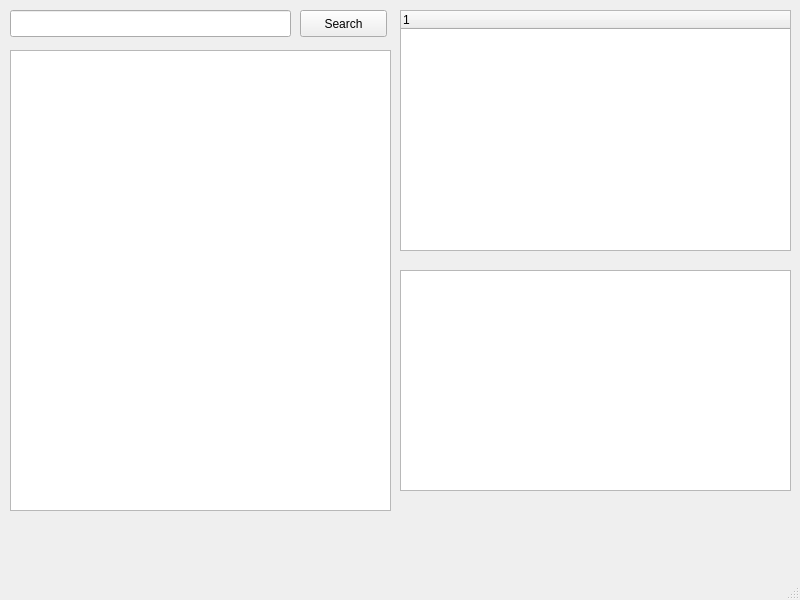
<?xml version="1.0" encoding="UTF-8"?>
<ui version="4.0">
 <class>QobuzW</class>
 <widget class="QMainWindow" name="QobuzW">
  <property name="geometry">
   <rect>
    <x>0</x>
    <y>0</y>
    <width>800</width>
    <height>600</height>
   </rect>
  </property>
  <property name="windowTitle">
   <string>QobuzW</string>
  </property>
  <widget class="QWidget" name="centralwidget">
   <widget class="QLineEdit" name="leSearch">
    <property name="geometry">
     <rect>
      <x>10</x>
      <y>10</y>
      <width>281</width>
      <height>27</height>
     </rect>
    </property>
   </widget>
   <widget class="QPushButton" name="pbSearch">
    <property name="geometry">
     <rect>
      <x>300</x>
      <y>10</y>
      <width>87</width>
      <height>27</height>
     </rect>
    </property>
    <property name="text">
     <string>Search</string>
    </property>
   </widget>
   <widget class="QGraphicsView" name="gview">
    <property name="geometry">
     <rect>
      <x>10</x>
      <y>50</y>
      <width>381</width>
      <height>461</height>
     </rect>
    </property>
   </widget>
   <widget class="QTreeWidget" name="tw">
    <property name="geometry">
     <rect>
      <x>400</x>
      <y>10</y>
      <width>391</width>
      <height>241</height>
     </rect>
    </property>
    <column>
     <property name="text">
      <string notr="true">1</string>
     </property>
    </column>
   </widget>
   <widget class="QTextEdit" name="te">
    <property name="geometry">
     <rect>
      <x>400</x>
      <y>270</y>
      <width>391</width>
      <height>221</height>
     </rect>
    </property>
   </widget>
  </widget>
  <widget class="QMenuBar" name="menubar">
   <property name="geometry">
    <rect>
     <x>0</x>
     <y>0</y>
     <width>800</width>
     <height>24</height>
    </rect>
   </property>
  </widget>
  <widget class="QStatusBar" name="statusbar"/>
 </widget>
 <resources/>
 <connections/>
</ui>
